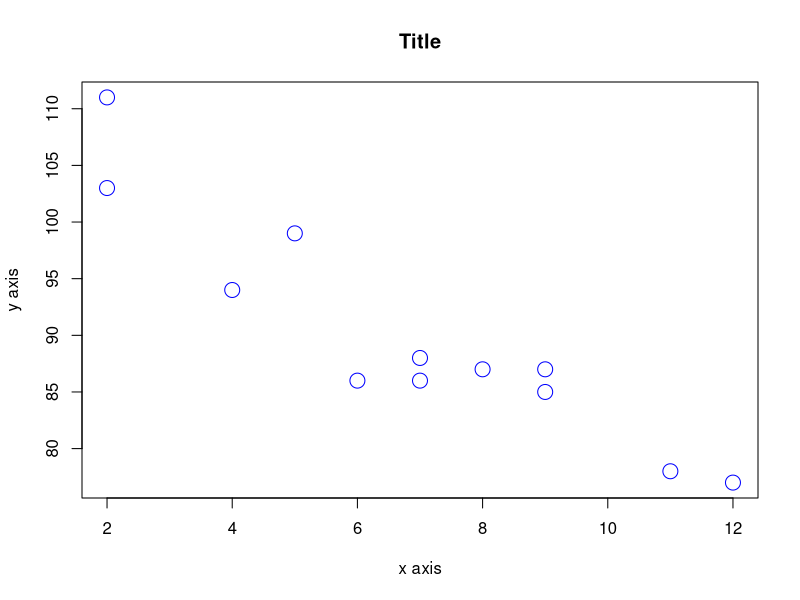
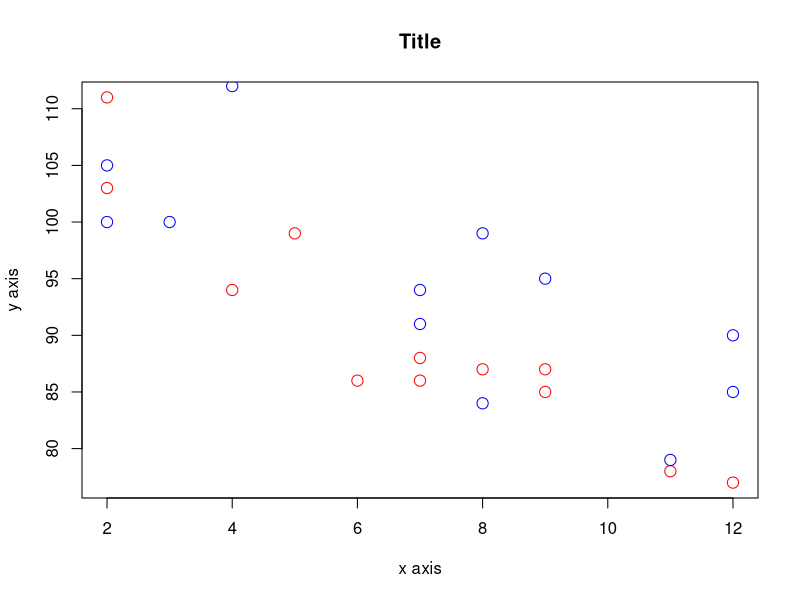

These charts were generated, in order, by the following R code:
x <- c(5, 7, 8, 7, 2, 2, 9, 4, 11, 12, 9, 6)
y <- c(99, 86, 87, 88, 111, 103, 87, 94, 78, 77, 85, 86)

plot(
  x, y,
  main = "Title",
  xlab = "x axis",
  ylab = "y axis",
  col = "blue",
  cex = 2
)


#-----------------------------------------------------------------------#


#To plot multiple points, use points() function
x1 <- c(5, 7, 8, 7, 2, 2, 9, 4, 11, 12, 9, 6)
y1 <- c(99, 86, 87, 88, 111, 103, 87, 94, 78, 77, 85, 86)
x2 <- c(2, 2, 8, 1, 15, 8, 12, 9, 7, 3, 11, 4, 7, 14, 12)
y2 <- c(100, 105, 84, 105, 90, 99, 90, 95, 94, 100, 79, 112, 91, 80, 85)

plot(
  x1, y1,
  main = "Title",
  xlab = "x axis",
  ylab = "y axis",
  col = "red",
  cex = 1.5
)
points(
  x2, y2,
  col = "blue",
  cex = 1.5
)


#-----------------------------------------------------------------------#

#main = chart title
#xlab = x-axis title
#ylab = y-axis title
#col = chart color
#cex = circle size

#-----------------------------------------------------------------------#